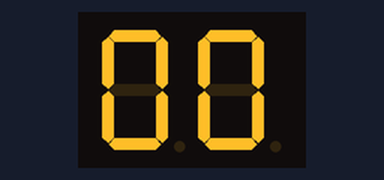
Bench run of a sketch on a simulated Arduino Uno, built with avr-gcc and run on an emulated ATmega328P. Parts: 2-digit seven-segment display. Wiring (inferred from the names in the program): 2-digit 7-segment display, segments lit when LOW: segments pin 12, pin 11, pin 10, pin 9, pin 8, pin 7, pin 6; digit selects pin 2, pin 13. The segment pins are drawn as the display they are named for.

Above: at 0.25 s.
At 4.02 s:
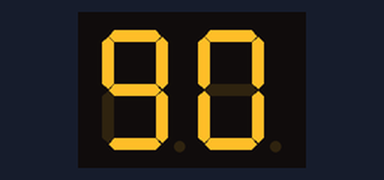
At 9.0 s:
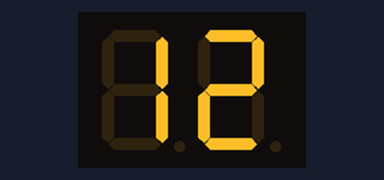
At 19.03 s:
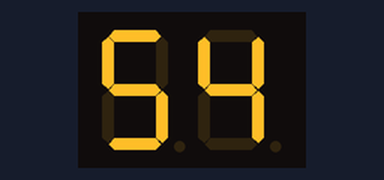
At 29.04 s:
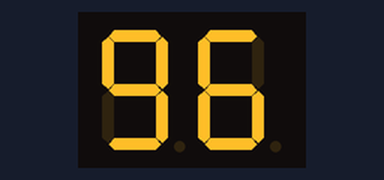
At 38.22 s:
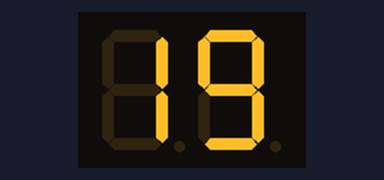

Measured:
- what the display in image 0 shows lasts 0.5 s, from 0.0 s to 0.5 s

The sketch:

_4x7Segment_2digit_counter.ino
```cpp
// variables

int LED_G= 6;
int LED_F= 7;
int LED_E= 8;
int LED_D = 9;
int LED_C = 10;
int LED_B = 11;
int LED_A = 12;
int PIN_dijitSatuan = 13;
int PIN_dijitPuluhan = 2;
int DELAY_LED = 1;

// Setting Sebagai Output
void setup()
{

  pinMode(LED_G, OUTPUT);
  pinMode(LED_F, OUTPUT);
  pinMode(LED_E, OUTPUT);
  pinMode(LED_D, OUTPUT);
  pinMode(LED_C, OUTPUT);
  pinMode(LED_B, OUTPUT);
  pinMode(LED_A, OUTPUT);
  pinMode(PIN_dijitSatuan, OUTPUT);
  pinMode(PIN_dijitPuluhan, OUTPUT);
}

void loop()
{
  Tampilkan_2Angka(7,8);
}

void Tampilkan_2Angka(int puluhan, int satuan) {
  for(int d=0; d<=9; d++) {
      for (int i=0; i<=9; i++) {
        for (int t=1; t<=100; t++) {
      digitalWrite(PIN_dijitPuluhan, HIGH);
      Tampilkan_Angka(d);
      digitalWrite(PIN_dijitPuluhan, LOW);
        digitalWrite(PIN_dijitSatuan, HIGH);
        Tampilkan_Angka(i);
        digitalWrite(PIN_dijitSatuan, LOW);
        }
      }
    //delay(1000);
  }
}

void Tampilkan_Angka(int numberToDisplay) {
Reset_Lampu(1);
switch(numberToDisplay) {
  case 1:
  // Angka 1
//Reset_Lampu(1);
  digitalWrite(LED_B,LOW);
  digitalWrite(LED_C,LOW);
  delay(DELAY_LED);
  digitalWrite(LED_B,HIGH);
  digitalWrite(LED_C,HIGH);
  delay(DELAY_LED);
  break;

  case 2:
  // Angka 2
 // Reset_Lampu(1);
  digitalWrite(LED_A,HIGH);
  digitalWrite(LED_B,HIGH);
  digitalWrite(LED_D,HIGH);
  digitalWrite(LED_E,HIGH);
  digitalWrite(LED_G,HIGH);
  delay(DELAY_LED);
  digitalWrite(LED_A,LOW);
  digitalWrite(LED_B,LOW);
  digitalWrite(LED_D,LOW);
  digitalWrite(LED_E,LOW);
  digitalWrite(LED_G,LOW);
  delay(DELAY_LED);
  break;

  case 3:
  // Angka 3
 // Reset_Lampu(1);
  digitalWrite(LED_A,HIGH);
  digitalWrite(LED_B,HIGH);
  digitalWrite(LED_C,HIGH);
  digitalWrite(LED_D,HIGH);
  digitalWrite(LED_G,HIGH);
  delay(DELAY_LED);
  digitalWrite(LED_A,LOW);
  digitalWrite(LED_B,LOW);
  digitalWrite(LED_C,LOW);
  digitalWrite(LED_D,LOW);
  digitalWrite(LED_G,LOW);
  delay(DELAY_LED);
  break;

  case 4:
  // Angka 4
  //Reset_Lampu(1);
  digitalWrite(LED_B,HIGH);
  digitalWrite(LED_C,HIGH);
  digitalWrite(LED_F,HIGH);
  digitalWrite(LED_G,HIGH);
  delay(DELAY_LED);
  digitalWrite(LED_B,LOW);
  digitalWrite(LED_C,LOW);
  digitalWrite(LED_F,LOW);
  digitalWrite(LED_G,LOW);
  delay(DELAY_LED);
  break;

  case 5:
  // Angka 5
  //Reset_Lampu(1);
  digitalWrite(LED_A,HIGH);
  digitalWrite(LED_C,HIGH);
  digitalWrite(LED_D,HIGH);
  digitalWrite(LED_F,HIGH);
  digitalWrite(LED_G,HIGH);
  delay(DELAY_LED);
  digitalWrite(LED_A,LOW);
  digitalWrite(LED_C,LOW);
  digitalWrite(LED_D,LOW);
  digitalWrite(LED_F,LOW);
  digitalWrite(LED_G,LOW);
  delay(DELAY_LED);
  break;

  case 6:
  // Angka 6
  //Reset_Lampu(1);
  digitalWrite(LED_A,HIGH);
  digitalWrite(LED_C,HIGH);
  digitalWrite(LED_D,HIGH);
  digitalWrite(LED_E,HIGH);
  digitalWrite(LED_F,HIGH);
  digitalWrite(LED_G,HIGH);
  delay(DELAY_LED);
  digitalWrite(LED_A,LOW);
  digitalWrite(LED_C,LOW);
  digitalWrite(LED_D,LOW);
  digitalWrite(LED_E,LOW);
  digitalWrite(LED_F,LOW);
  digitalWrite(LED_G,LOW);
  delay(DELAY_LED);
  break;

  case 7:
  // Angka 7
  //Reset_Lampu(1);
  digitalWrite(LED_A,HIGH);
  digitalWrite(LED_B,HIGH);
  digitalWrite(LED_C,HIGH);
  delay(DELAY_LED);
  digitalWrite(LED_A,LOW);
  digitalWrite(LED_B,LOW);
  digitalWrite(LED_C,LOW);
  delay(DELAY_LED);
  break;

  case 8:
  // Angka 8
  //Reset_Lampu(1);
  digitalWrite(LED_A,HIGH);
  digitalWrite(LED_B,HIGH);
  digitalWrite(LED_C,HIGH);
  digitalWrite(LED_D,HIGH);
  digitalWrite(LED_E,HIGH);
  digitalWrite(LED_F,HIGH);
  digitalWrite(LED_G,HIGH);
  delay(DELAY_LED);
  digitalWrite(LED_A,LOW);
  digitalWrite(LED_B,LOW);
  digitalWrite(LED_C,LOW);
  digitalWrite(LED_D,LOW);
  digitalWrite(LED_E,LOW);
  digitalWrite(LED_F,LOW);
  digitalWrite(LED_G,LOW);
  delay(DELAY_LED);
  break;

  case 9:
  // Angka 9
  //Reset_Lampu(1);
  digitalWrite(LED_A,HIGH);
  digitalWrite(LED_B,HIGH);
  digitalWrite(LED_C,HIGH);
  digitalWrite(LED_D,HIGH);
  digitalWrite(LED_F,HIGH);
  digitalWrite(LED_G,HIGH);
  delay(DELAY_LED);
  digitalWrite(LED_A,LOW);
  digitalWrite(LED_B,LOW);
  digitalWrite(LED_C,LOW);
  digitalWrite(LED_D,LOW);
  digitalWrite(LED_F,LOW);
  digitalWrite(LED_G,LOW);
  delay(DELAY_LED);
  break;

  case 10:
  // Angka 10
  //Reset_Lampu(1);
  digitalWrite(LED_A,HIGH);
  digitalWrite(LED_B,HIGH);
  digitalWrite(LED_C,HIGH);
  digitalWrite(LED_D,HIGH);
  digitalWrite(LED_E,HIGH);
  digitalWrite(LED_F,HIGH);
  delay(DELAY_LED);
  digitalWrite(LED_A,LOW);
  digitalWrite(LED_B,LOW);
  digitalWrite(LED_C,LOW);
  digitalWrite(LED_D,LOW);
  digitalWrite(LED_E,LOW);
  digitalWrite(LED_F,LOW);
  delay(DELAY_LED);
  break;

  case 0:
  // Angka 0
  //Reset_Lampu(1);
  digitalWrite(LED_A,HIGH);
  digitalWrite(LED_B,HIGH);
  digitalWrite(LED_C,HIGH);
  digitalWrite(LED_D,HIGH);
  digitalWrite(LED_E,HIGH);
  digitalWrite(LED_F,HIGH);
  delay(DELAY_LED);
  digitalWrite(LED_A,LOW);
  digitalWrite(LED_B,LOW);
  digitalWrite(LED_C,LOW);
  digitalWrite(LED_D,LOW);
  digitalWrite(LED_E,LOW);
  digitalWrite(LED_F,LOW);
  delay(DELAY_LED);
  break;

}}

void Reset_Lampu (int)
{
     // Reset - Matikan semua LED dulu
  digitalWrite(LED_A,HIGH);
  digitalWrite(LED_B,HIGH);
  digitalWrite(LED_C,HIGH);
  digitalWrite(LED_D,HIGH);
  digitalWrite(LED_E,HIGH);
  digitalWrite(LED_F,HIGH);
  digitalWrite(LED_G,HIGH);
}
```
